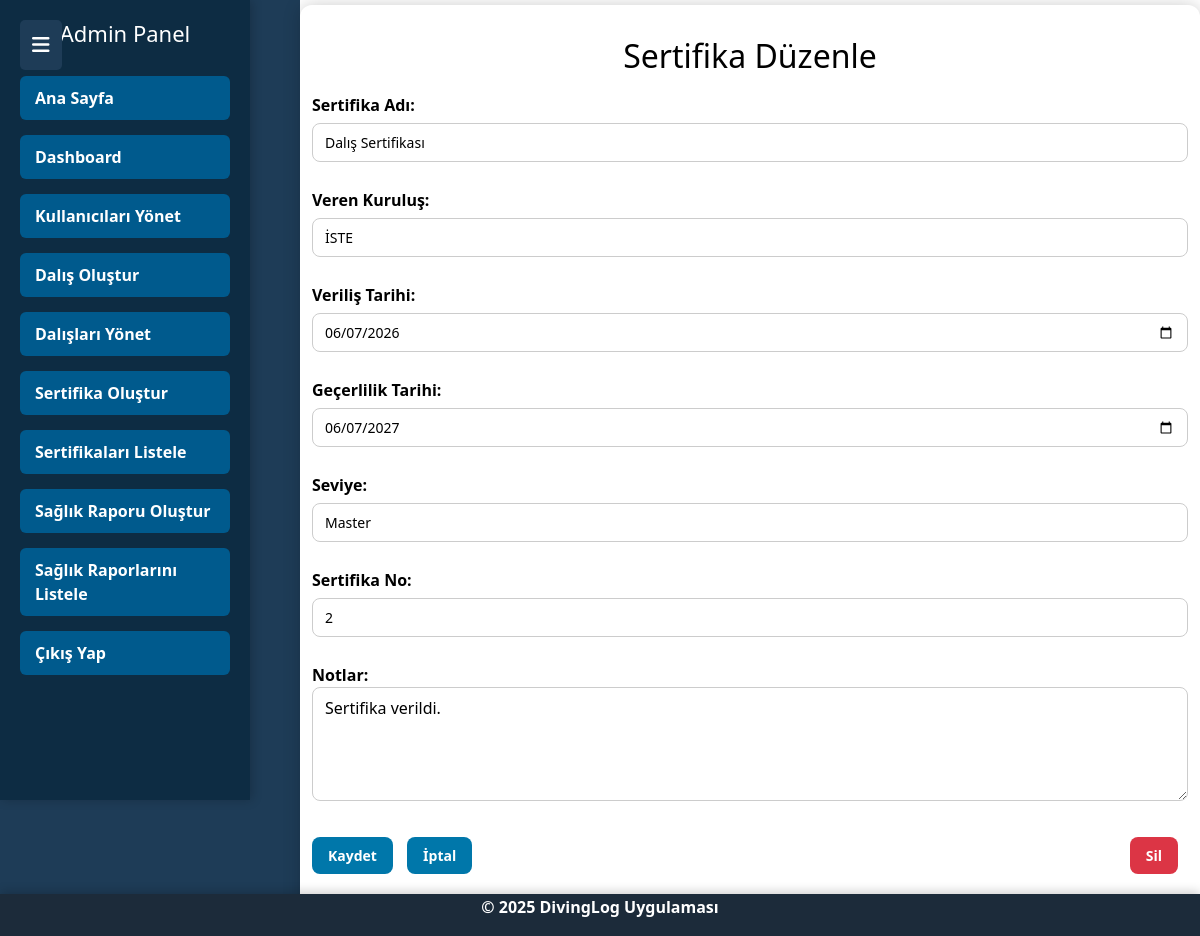
/admin/edit_certificate.php?id=2, run on the app's committed database.
### tables this page shows
CREATE TABLE `certificate` (
  `id` int(11) NOT NULL,
  `full_name` varchar(100) NOT NULL,
  `tc` varchar(11) NOT NULL,
  `certificate_name` varchar(100) NOT NULL,
  `issuing_organization` varchar(100) DEFAULT NULL,
  `issue_date` date DEFAULT NULL,
  `expiration_date` date DEFAULT NULL,
  `certificate_level` varchar(50) DEFAULT NULL,
  `certificate_number` varchar(50) DEFAULT NULL,
  `notes` text DEFAULT NULL,
  `created_at` timestamp NOT NULL DEFAULT current_timestamp()
);

### src/admin/edit_certificate.php (the view, shortened to what this page needs)
<?php
include('../../config.php');
$id = $_GET['id'] ?? null;
$query = "SELECT * FROM certificate WHERE id = ?";
$stmt = mysqli_prepare($mysqlB, $query);
mysqli_stmt_bind_param($stmt, "i", $id);
mysqli_stmt_execute($stmt);
$result = mysqli_stmt_get_result($stmt);
$certificate = mysqli_fetch_assoc($result);
?>
<!DOCTYPE html>
<html lang="tr">
<head>
    <link rel="stylesheet" href="../CSS/edit_certificate.css">
    <link href="https://cdn.jsdelivr.net/npm/bootstrap@5.3.3/dist/css/bootstrap.min.css" rel="stylesheet">
    <link rel="stylesheet" href="https://cdnjs.cloudflare.com/ajax/libs/font-awesome/6.5.0/css/all.min.css">
</head>
<body>
    <div class="menu-toggle" onclick="toggleSidebar()">
        <i class="fas fa-bars"></i>
    </div>
    <div class="sidebar">
        <h2>Admin Panel</h2>
        <ul>
            <li><a href="../index.php">Ana Sayfa</a></li>
            <li><a href="dashboard.php">Dashboard</a></li>
            <li><a href="manage_users.php">Kullanıcıları Yönet</a></li>
            <li><a href="diving.php">Dalış Oluştur</a></li>
            <li><a href="manage_diving.php">Dalışları Yönet</a></li>
            <li><a href="certificate.php">Sertifika Oluştur</a></li>
            <li><a href="certificate_list.php">Sertifikaları Listele</a></li>
            <li><a href="health_inspection.php">Sağlık Raporu Oluştur</a></li>
            <li><a href="health_inspection_list.php">Sağlık Raporlarını Listele</a></li>
            <li><a href="../users/exit.php">Çıkış Yap</a></li>
        </ul>
    </div>
<div class="container">
    <h2>Sertifika Düzenle</h2>
    <form action="update_certificate.php" method="POST">
        <label for="certificate_name">Sertifika Adı:</label>
        <input type="text" name="certificate_name" id="certificate_name" value="<?= htmlspecialchars($certificate['certificate_name']) ?>" required>
        <label for="issuing_organization">Veren Kuruluş:</label>
        <input type="text" name="issuing_organization" id="issuing_organization" value="<?= htmlspecialchars($certificate['issuing_organization']) ?>" required>
        <label for="issue_date">Veriliş Tarihi:</label>
        <input type="date" name="issue_date" id="issue_date" value="<?= $certificate['issue_date'] ?>" required>
        <label for="expiration_date">Geçerlilik Tarihi:</label>
        <input type="date" name="expiration_date" id="expiration_date" value="<?= $certificate['expiration_date'] ?>">
        <label for="certificate_level">Seviye:</label>
        <input type="text" name="certificate_level" id="certificate_level" value="<?= htmlspecialchars($certificate['certificate_level']) ?>">
        <label for="certificate_number">Sertifika No:</label>
        <input type="text" name="certificate_number" id="certificate_number" value="<?= htmlspecialchars($certificate['certificate_number']) ?>">
        <label for="notes">Notlar:</label>
        <textarea name="notes" id="notes" rows="4"><?= htmlspecialchars($certificate['notes']) ?></textarea>
        <button type="submit">Kaydet</button>
        <a href="certificate_list.php" class="btn-secondary">İptal</a>
        <button type="button" class="btn btn-danger float-end" data-bs-toggle="modal" data-bs-target="#confirmDeleteModal">Sil</button>
    </form>
</div>
<footer>
    <p>&copy; 2025 DivingLog Uygulaması</p>
</footer>
</body>
</html>

### src/CSS/edit_certificate.css (style rules this page uses)
html, body { height: 100%; margin: 0; padding: 0; font-family: 'Segoe UI', Tahoma, Geneva, Verdana, sans-serif; background-color: #1e3c57; display: flex; flex-direction: column; min-height: 100vh; margin-left: 300px; }
.container { max-width: 600px; background-color: #ffffff; padding: 32px; border-radius: 12px; box-shadow: 0 0 18px rgba(0, 0, 0, 0.2); margin: 5px 0 70px 280px; color: #000000; }
h2 { color: #000000; text-align: center; margin-bottom: 20px; }
label { font-weight: 600; color: #000000; display: block; margin-top: 10px; }
input[type="text"], input[type="date"], textarea { width: 100%; padding: 8px 12px; margin-top: 6px; margin-bottom: 16px; border: 1px solid #ccc; border-radius: 8px; font-size: 14px; transition: border-color 0.3s; background-color: #ffffff; color: #000000; }
button[type="submit"], a.btn-secondary, button.btn-danger { background-color: #0077aa; color: white; padding: 8px 16px; border: none; border-radius: 8px; font-weight: bold; cursor: pointer; transition: background-color 0.3s ease; text-decoration: none; display: inline-block; margin-bottom: 30px; margin-top: 30px; margin-right: 10px; font-size: 14px; }
button.btn-danger { background-color: #dc3545; float: right; }
footer { background-color: #1c2b3a; color: #ffffff; text-align: center; font-weight: bold; padding: 1px 0; width: 100%; position: fixed; left: 0; bottom: 0; z-index: 999; box-shadow: 0 -2px 10px rgba(0, 0, 0, 0.2); }
.menu-toggle { position: fixed; top: 20px; left: 20px; z-index: 999; background-color: #1e3c57; padding: 10px 12px; border-radius: 5px; cursor: pointer; color: white; font-size: 20px; transition: background 0.3s ease; }
.sidebar { transition: transform 0.3s ease; }
.sidebar { position: fixed; top: 0; left: 0; width: 250px; height: 100vh; background-color: #0d2c43; padding: 20px; box-shadow: 2px 0 10px rgba(0,0,0,0.2); }
.sidebar h2 { color: #ffffff; font-size: 22px; text-align: center; margin-bottom: 30px; }
.sidebar ul { list-style: none; padding: 0; }
.sidebar ul li { margin-bottom: 15px; }
.sidebar ul li a { text-decoration: none; color: #fff; font-weight: bold; display: block; padding: 10px 15px; border-radius: 6px; background-color: #005a8d; transition: background-color 0.3s ease; }

### data on the page
certificate: certificate_name "Dalış Sertifikası", issuing_organization "İSTE", issue_date "06/07/2026", expiration_date "06/07/2027", certificate_level "Master", certificate_number "2", notes "Sertifika verildi."
